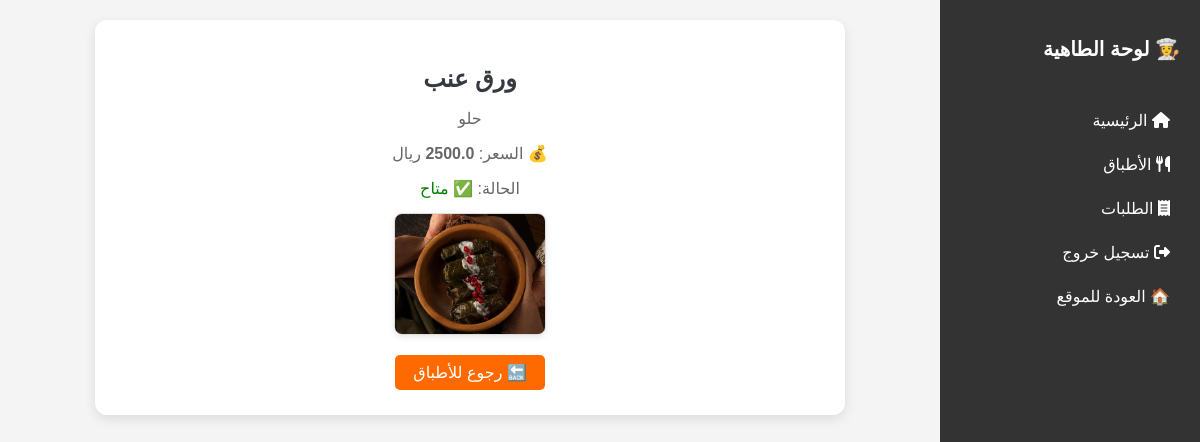
/meals/view/1 (signed in), run on the app's committed database.
### app/models/meal_model.py (models this page shows, shortened)
class Meal(db.Model):
    __tablename__ = "meals"
    id = db.Column(db.Integer, primary_key=True, autoincrement=True)
    name = db.Column(db.String(100), nullable=False)
    description = db.Column(db.Text, nullable=True)
    price = db.Column(db.Float, nullable=False)
    kitchen_id = db.Column(db.Integer, db.ForeignKey("kitchens.id"), nullable=False)
    kitchen = db.relationship("Kitchen", back_populates="meals")
    images = db.relationship("MealImage", back_populates="meal", cascade="all, delete-orphan")
    status = db.Column(db.String(20), default="pending")
    is_featured = db.Column(db.Integer, default=0)
    is_available = db.Column(db.Integer, default=1)
    order_items = db.relationship("OrderItem", back_populates="meal", cascade="all, delete-orphan")

### app/models/meal_image_model.py (models this page shows, shortened)
class MealImage(db.Model):
    __tablename__ = "meal_images"
    id = db.Column(db.Integer, primary_key=True, autoincrement=True)
    image = db.Column(db.String(255), nullable=False)
    meal_id = db.Column(db.Integer, db.ForeignKey("meals.id"), nullable=False)
    meal = db.relationship("Meal", back_populates="images")

### app/routes/chef_routes.py (the view)
@chef.route("/meals/view/<int:meal_id>")
def view_meal(meal_id):
    user_id = session.get("user_id")
    if not user_id:
        return redirect(url_for("auth.login"))
    meal = Meal.query.get_or_404(meal_id)
    images = MealImage.query.filter_by(meal_id=meal.id).all()
    return render_template("chef/view_meal.html", meal=meal, images=images)

### app/templates/chef/view_meal.html (shortened to what this page needs)
<!DOCTYPE html>
<html lang="ar" dir="rtl">
<head>
    <link rel="stylesheet" href="{{ url_for('static', filename='css/chefs.css') }}">
    <link rel="stylesheet" href="https://cdnjs.cloudflare.com/ajax/libs/font-awesome/6.5.0/css/all.min.css">
</head>
<body>
<div class="container">
  <div class="sidebar">
    <h2>👩‍🍳 لوحة الطاهية</h2>
    <a href="/dashboard"><i class="fa fa-home"></i> الرئيسية</a>
    <a href="/meals"><i class="fa fa-utensils"></i> الأطباق</a>
    <a href="/orders"><i class="fa fa-receipt"></i> الطلبات</a>
    <a href="/logout"><i class="fa fa-sign-out-alt"></i> تسجيل خروج</a>
    <a href="{{ url_for('home.index') }}">🏠 العودة للموقع</a>
  </div>
  <div class="content">
    <div class="card">
      <h2>{{ meal.name }}</h2>
      <p>{{ meal.description }}</p>
      <p>💰 السعر: <strong>{{ meal.price }}</strong> ريال</p>
      <p>الحالة:
        {% if meal.is_available %}
          <span style="color:green;">✅ متاح</span>
        {% else %}
          <span style="color:red;">❌ غير متاح</span>
        {% endif %}
      </p>
      <div class="images">
        {% for img in images %}
          <img src="{{ url_for('static', filename='uploads/' ~ img.image) }}" alt="صورة الطبق">
        {% endfor %}
      </div>
      <a href="{{ url_for('chef.meals') }}" class="btn-back">🔙 رجوع للأطباق</a>
    </div>
  </div>
</div>
</body>
</html>

### app/static/css/chefs.css (style rules this page uses)
body { font-family:Tahoma, Arial; margin:0; background:#f5f6fa; direction:rtl; }
.container { display:flex; }
.sidebar { width:230px; background:#1e272e; color:white; height:100vh; padding:30px; position:fixed; top:0; right:0; }
.sidebar h2 { margin-bottom:40px; font-size:20px; }
.sidebar a { display:block; color:white; text-decoration:none; margin:12px 0; padding:10px; border-radius:6px; transition:0.3s; }
.content { margin-right:260px; padding:40px; width:100%; }
.card { background:white; padding:30px; border-radius:10px; box-shadow:0 3px 10px rgba(0,0,0,0.1); text-align:center; transition:0.3s; }
.card p { color:#666; margin-bottom:20px; }
.card a { background:#ff6a00; color:white; padding:8px 18px; border-radius:5px; text-decoration:none; }

### app/templates/chef/view_meal.html (style rules this page uses)
body { font-family: Tahoma, sans-serif; background:#f4f4f4; margin:0; }
.container { display:flex; }
.sidebar { width:220px; background:#333; color:#fff; padding:20px; height:100vh; }
.sidebar a { display:block; color:#fff; padding:10px; text-decoration:none; margin:5px 0; border-radius:6px; }
.content { flex:1; padding:20px; }
.card { max-width:700px; margin:auto; background:#fff; border-radius:12px; box-shadow:0 4px 12px rgba(0,0,0,0.1); padding:25px; text-align:center; }
.card h2 { color:#343a40; margin-bottom:15px; }
.card p { font-size:16px; margin-bottom:10px; }
.images { display:flex; flex-wrap:wrap; gap:10px; justify-content:center; margin-top:15px; }
.images img { width:150px; height:120px; object-fit:cover; border-radius:8px; border:1px solid #ddd; box-shadow:0 2px 6px rgba(0,0,0,0.1); }
.btn-back { display:inline-block; margin-top:20px; padding:10px 18px; background:#27ae60; color:#fff; border-radius:6px; text-decoration:none; }

### data on the page
Meal: name "ورق عنب", description "حلو", price "2500.0"
MealImage: image (picture)
